Frame 1 (no input): blank canvas, image omitted
Frame 60 (the mouse pressed at the canvas centre just before this capture): blank canvas, image omitted
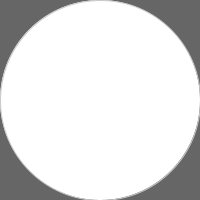
Frame 120 (the mouse held since frame 60 and released just before this capture)

The Processing sketch whose frames 1 and 60 were blank and that drew this single picture after the mouse press (run headless with seeded random() and noise(); from frame 60 on, the mouse is pressed at the canvas centre):

// Processing sketch: Pattern
// ── Pattern.pde
/**
 * Patterns. 
 * 
 * Move the cursor over the image to draw with a software tool 
 * which responds to the speed of the mouse. 
 */
 
void setup()
{
  size(200, 200);
  background(102);
  smooth();
}

void draw() 
{
  // Call the variableEllipse() method and send it the
  // parameters for the current mouse position
  // and the previous mouse position
  variableEllipse(mouseX, mouseY, pmouseX, pmouseY);
}


// The simple method variableEllipse() was created specifically 
// for this program. It calculates the speed of the mouse
// and draws a small ellipse if the mouse is moving slowly
// and draws a large ellipse if the mouse is moving quickly 

void variableEllipse(int x, int y, int px, int py) 
{
  float speed = abs(x-px) + abs(y-py);
  stroke(speed);
  ellipse(x, y, speed, speed);
}
